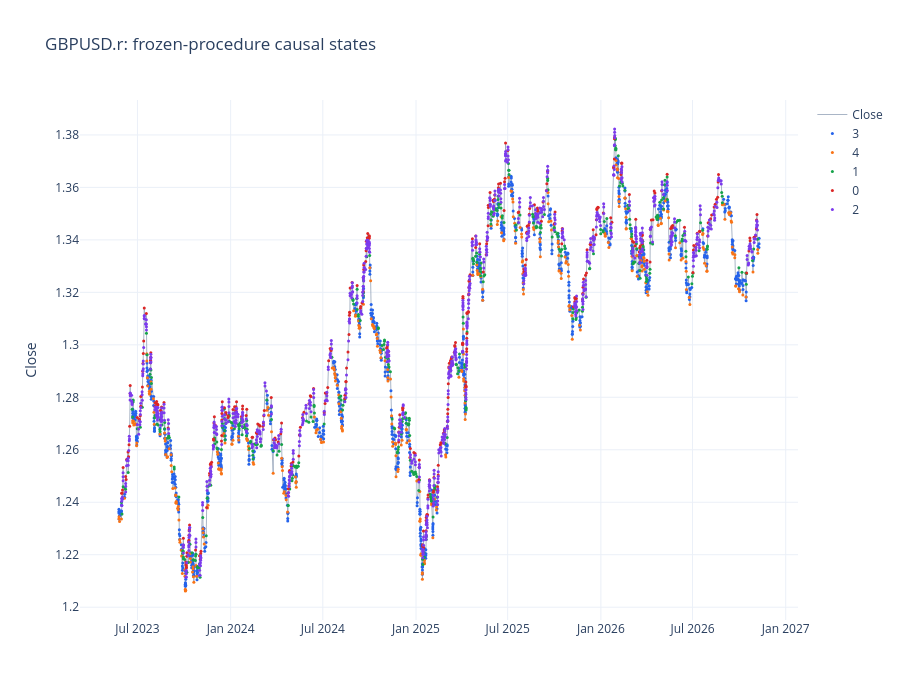
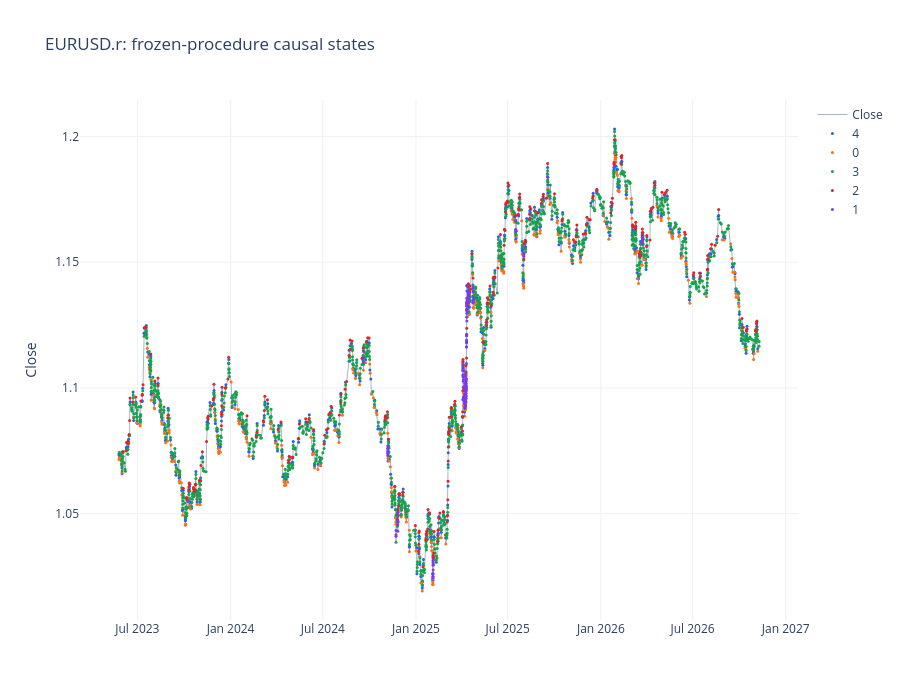
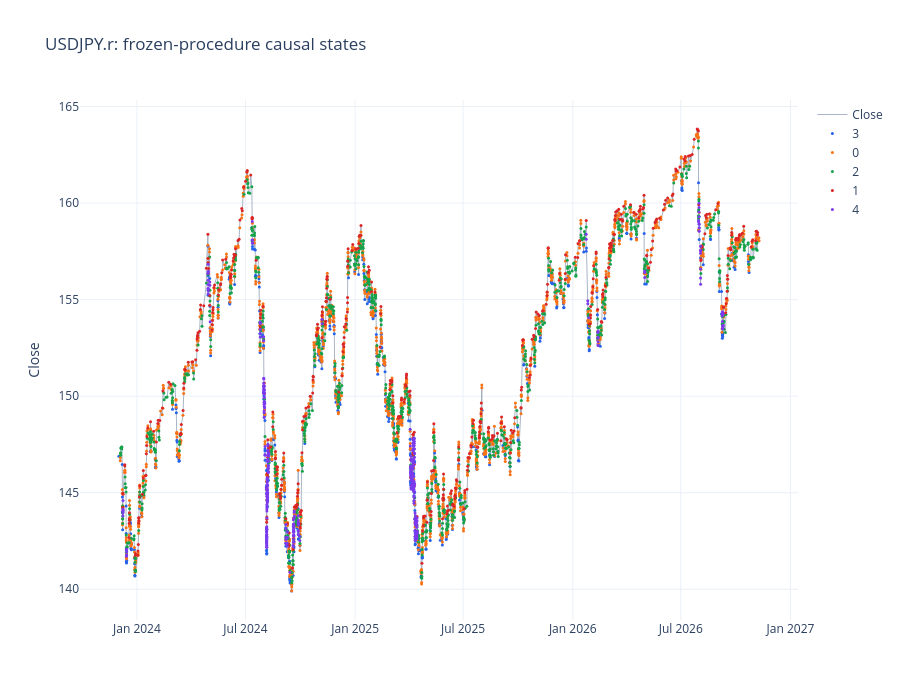
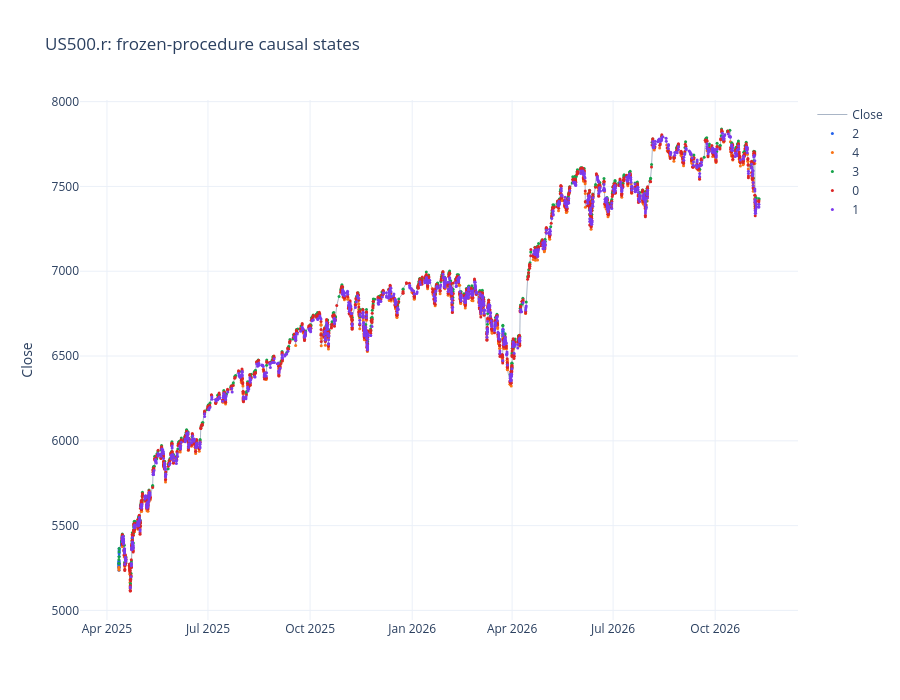

The notebook cell saved with these charts, in order:
### Markdown cell above
## Recent primary-market casebooks

Visual inspection asks whether inferred states correspond to intelligible price/hierarchy episodes in every market. These are regime markers, not trades.

### Code cell
if PLOT_RECENT_PRIMARY_CASES:
    for symbol, path in primary_paths.items():
        plot_price_states(
            path,
            "model_state",
            f"{symbol}: frozen-procedure causal states",
            last_n=LAST_N,
        ).show()
else:
    print("Recent cross-market casebook plots disabled by configuration.")

### Figure 1 — Plotly figure (JSON) as saved in the notebook; plotly's stock layout.template omitted (floating-point values rounded to 4 significant figures; data arrays with more than 128 entries replaced by an {"elided": "..."} marker saying what was removed)
{"data": [{"line": {"color": "#94a3b8", "width": 0.8}, "mode": "lines", "name": "Close", "x": {"elided": "3124 str values"}, "y": {"elided": "3124 float values"}, "type": "scatter", "xaxis": "x", "yaxis": "y"}, {"marker": {"color": "#2563eb", "size": 3.0}, "mode": "markers", "name": "3", "x": {"elided": "919 str values"}, "y": {"elided": "919 float values"}, "type": "scatter", "xaxis": "x", "yaxis": "y"}, {"marker": {"color": "#f97316", "size": 3.0}, "mode": "markers", "name": "4", "x": {"elided": "382 str values"}, "y": {"elided": "382 float values"}, "type": "scatter", "xaxis": "x", "yaxis": "y"}, {"marker": {"color": "#16a34a", "size": 3.0}, "mode": "markers", "name": "1", "x": {"elided": "442 str values"}, "y": {"elided": "442 float values"}, "type": "scatter", "xaxis": "x", "yaxis": "y"}, {"marker": {"color": "#dc2626", "size": 3.0}, "mode": "markers", "name": "0", "x": {"elided": "416 str values"}, "y": {"elided": "416 float values"}, "type": "scatter", "xaxis": "x", "yaxis": "y"}, {"marker": {"color": "#7c3aed", "size": 3.0}, "mode": "markers", "name": "2", "x": {"elided": "965 str values"}, "y": {"elided": "965 float values"}, "type": "scatter", "xaxis": "x", "yaxis": "y"}], "layout": {"xaxis": {"anchor": "y", "domain": [0.0, 1.0]}, "yaxis": {"anchor": "x", "domain": [0.0, 1.0], "title": {"text": "Close"}}, "title": {"text": "GBPUSD.r: frozen-procedure causal states"}, "height": 700, "hovermode": "x unified"}}

### Figure 2 — Plotly figure (JSON) as saved in the notebook; plotly's stock layout.template omitted (floating-point values rounded to 4 significant figures; data arrays with more than 128 entries replaced by an {"elided": "..."} marker saying what was removed)
{"data": [{"line": {"color": "#94a3b8", "width": 0.8}, "mode": "lines", "name": "Close", "x": {"elided": "2821 str values"}, "y": {"elided": "2821 float values"}, "type": "scatter", "xaxis": "x", "yaxis": "y"}, {"marker": {"color": "#2563eb", "size": 3.0}, "mode": "markers", "name": "4", "x": {"elided": "664 str values"}, "y": {"elided": "664 float values"}, "type": "scatter", "xaxis": "x", "yaxis": "y"}, {"marker": {"color": "#f97316", "size": 3.0}, "mode": "markers", "name": "0", "x": {"elided": "365 str values"}, "y": {"elided": "365 float values"}, "type": "scatter", "xaxis": "x", "yaxis": "y"}, {"marker": {"color": "#16a34a", "size": 3.0}, "mode": "markers", "name": "3", "x": {"elided": "1313 str values"}, "y": {"elided": "1313 float values"}, "type": "scatter", "xaxis": "x", "yaxis": "y"}, {"marker": {"color": "#dc2626", "size": 3.0}, "mode": "markers", "name": "2", "x": {"elided": "334 str values"}, "y": {"elided": "334 float values"}, "type": "scatter", "xaxis": "x", "yaxis": "y"}, {"marker": {"color": "#7c3aed", "size": 3.0}, "mode": "markers", "name": "1", "x": {"elided": "145 str values"}, "y": {"elided": "145 float values"}, "type": "scatter", "xaxis": "x", "yaxis": "y"}], "layout": {"xaxis": {"anchor": "y", "domain": [0.0, 1.0]}, "yaxis": {"anchor": "x", "domain": [0.0, 1.0], "title": {"text": "Close"}}, "title": {"text": "EURUSD.r: frozen-procedure causal states"}, "height": 700, "hovermode": "x unified"}}

### Figure 3 — Plotly figure (JSON) as saved in the notebook; plotly's stock layout.template omitted (floating-point values rounded to 4 significant figures; data arrays with more than 128 entries replaced by an {"elided": "..."} marker saying what was removed)
{"data": [{"line": {"color": "#94a3b8", "width": 0.8}, "mode": "lines", "name": "Close", "x": {"elided": "4000 str values"}, "y": {"elided": "4000 float values"}, "type": "scatter", "xaxis": "x", "yaxis": "y"}, {"marker": {"color": "#2563eb", "size": 3.0}, "mode": "markers", "name": "3", "x": {"elided": "501 str values"}, "y": {"elided": "501 float values"}, "type": "scatter", "xaxis": "x", "yaxis": "y"}, {"marker": {"color": "#f97316", "size": 3.0}, "mode": "markers", "name": "0", "x": {"elided": "1516 str values"}, "y": {"elided": "1516 float values"}, "type": "scatter", "xaxis": "x", "yaxis": "y"}, {"marker": {"color": "#16a34a", "size": 3.0}, "mode": "markers", "name": "2", "x": {"elided": "1066 str values"}, "y": {"elided": "1066 float values"}, "type": "scatter", "xaxis": "x", "yaxis": "y"}, {"marker": {"color": "#dc2626", "size": 3.0}, "mode": "markers", "name": "1", "x": {"elided": "565 str values"}, "y": {"elided": "565 float values"}, "type": "scatter", "xaxis": "x", "yaxis": "y"}, {"marker": {"color": "#7c3aed", "size": 3.0}, "mode": "markers", "name": "4", "x": {"elided": "352 str values"}, "y": {"elided": "352 float values"}, "type": "scatter", "xaxis": "x", "yaxis": "y"}], "layout": {"xaxis": {"anchor": "y", "domain": [0.0, 1.0]}, "yaxis": {"anchor": "x", "domain": [0.0, 1.0], "title": {"text": "Close"}}, "title": {"text": "USDJPY.r: frozen-procedure causal states"}, "height": 700, "hovermode": "x unified"}}

### Figure 4 — Plotly figure (JSON) as saved in the notebook; plotly's stock layout.template omitted (floating-point values rounded to 4 significant figures; data arrays with more than 128 entries replaced by an {"elided": "..."} marker saying what was removed)
{"data": [{"line": {"color": "#94a3b8", "width": 0.8}, "mode": "lines", "name": "Close", "x": {"elided": "4000 str values"}, "y": {"elided": "4000 float values"}, "type": "scatter", "xaxis": "x", "yaxis": "y"}, {"marker": {"color": "#2563eb", "size": 3.0}, "mode": "markers", "name": "2", "x": ["2025-04-11T17:45:00+02:00", "2025-04-11T18:20:00+02:00", "2025-04-11T18:35:00+02:00", "2025-04-11T18:40:00+02:00", "2025-04-11T18:45:00+02:00", "2025-04-11T18:55:00+02:00", "2025-04-11T19:00:00+02:00", "2025-04-11T19:15:00+02:00", "2025-04-11T19:30:00+02:00", "2025-04-11T19:40:00+02:00", "2025-04-11T19:50:00+02:00", "2025-04-11T19:55:00+02:00", "2025-04-11T20:10:00+02:00", "2025-04-11T21:20:00+02:00", "2025-04-11T22:10:00+02:00", "2025-04-11T22:15:00+02:00", "2025-04-11T22:55:00+02:00", "2025-04-11T23:05:00+02:00", "2025-04-11T23:55:00+02:00", "2025-04-12T00:55:00+02:00", "2025-04-14T03:15:00+02:00", "2025-04-14T03:25:00+02:00", "2025-04-14T05:50:00+02:00", "2025-04-14T06:20:00+02:00", "2025-04-14T08:05:00+02:00", "2025-04-15T01:35:00+02:00", "2025-04-16T13:50:00+02:00", "2025-04-16T13:55:00+02:00", "2025-04-23T21:25:00+02:00", "2025-04-23T21:35:00+02:00", "2025-11-21T17:00:00+02:00", "2026-03-23T16:35:00+02:00", "2026-03-23T17:05:00+02:00", "2026-03-23T17:15:00+02:00", "2026-03-23T17:40:00+02:00", "2026-03-23T18:35:00+02:00", "2026-03-23T18:45:00+02:00", "2026-03-23T18:55:00+02:00", "2026-03-23T19:15:00+02:00", "2026-03-23T20:00:00+02:00", "2026-03-23T21:30:00+02:00", "2026-03-23T21:40:00+02:00", "2026-03-23T22:30:00+02:00"], "y": [5285.0, 5257.0, 5264.0, 5274.0, 5291.0, 5282.0, 5272.0, 5253.0, 5257.0, 5272.0, 5264.0, 5250.0, 5236.0, 5292.0, 5334.0, 5320.0, 5366.0, 5352.0, 5341.0, 5357.0, 5395.0, 5382.0, 5395.0, 5389.0, 5394.0, 5400.0, 5361.0, 5358.0, 5382.0, 5392.0, 6567.0, 6650.0, 6613.0, 6629.0, 6643.0, 6616.0, 6624.0, 6636.0, 6646.0, 6658.0, 6589.0, 6594.0, 6604.0], "type": "scatter", "xaxis": "x", "yaxis": "y"}, {"marker": {"color": "#f97316", "size": 3.0}, "mode": "markers", "name": "4", "x": {"elided": "466 str values"}, "y": {"elided": "466 float values"}, "type": "scatter", "xaxis": "x", "yaxis": "y"}, {"marker": {"color": "#16a34a", "size": 3.0}, "mode": "markers", "name": "3", "x": {"elided": "593 str values"}, "y": {"elided": "593 float values"}, "type": "scatter", "xaxis": "x", "yaxis": "y"}, {"marker": {"color": "#dc2626", "size": 3.0}, "mode": "markers", "name": "0", "x": {"elided": "1668 str values"}, "y": {"elided": "1668 float values"}, "type": "scatter", "xaxis": "x", "yaxis": "y"}, {"marker": {"color": "#7c3aed", "size": 3.0}, "mode": "markers", "name": "1", "x": {"elided": "1230 str values"}, "y": {"elided": "1230 float values"}, "type": "scatter", "xaxis": "x", "yaxis": "y"}], "layout": {"xaxis": {"anchor": "y", "domain": [0.0, 1.0]}, "yaxis": {"anchor": "x", "domain": [0.0, 1.0], "title": {"text": "Close"}}, "title": {"text": "US500.r: frozen-procedure causal states"}, "height": 700, "hovermode": "x unified"}}
